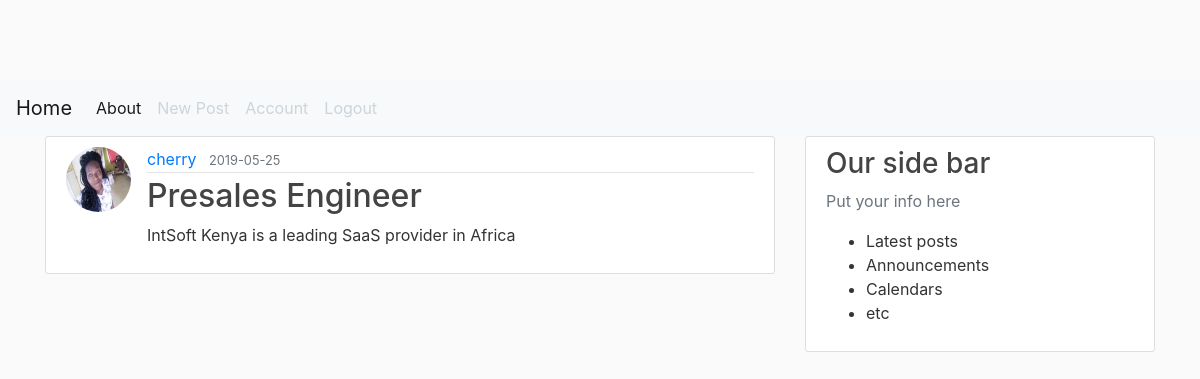
The app's page /post/1 (signed in) with its own data.
### flaskblog/models.py (models this page shows, shortened)
class User(db.Model, UserMixin):
    id=db.Column(db.Integer, primary_key=True)
    username = db.Column(db.String(50), unique=True, nullable=False)
    email = db.Column(db.String(120), unique=True, nullable=False)
    image_file = db.Column(db.String(20), nullable=False, default='default.jpg')
    password = db.Column(db.String(60), nullable=False)
    posts= db.relationship('Post', backref='author', lazy=True)

class Post(db.Model):
    id=db.Column(db.Integer, primary_key=True)
    title = db.Column(db.String(100), nullable=False)
    date_posted = db.Column(db.DateTime, nullable=False, default=datetime.utcnow)
    content= db.Column(db.Text, nullable=False)
    user_id=db.Column(db.Integer, db.ForeignKey('user.id'), nullable=False)

### flaskblog/routes.py (the view)
@app.route("/post/<int:post_id>")
@login_required
def post(post_id):
    post= Post.query.get_or_404(post_id)
    return render_template('post.html', title=post.title, post=post)

### flaskblog/models.py (called while the page is built)
@login_manager.user_loader
def load_user(user_id):
    return User.query.get(int(user_id))

### flaskblog/templates/post.html (shortened to what this page needs)
{% extends "layout.html" %}
{% block content %}
<article class="media content-section">
    <img class="rounded-circle article-img" src="{{ url_for('static', filename='profpics/' + post.author.image_file ) }}" >
    <div class="well media-body">
        <div class="article-metadata">
            <a class="mr-2" href="{{ url_for('user_posts', username=post.author.username) }}">{{ post.author.username }}</a>
            <small class="text-muted">{{ post.date_posted.strftime('%Y-%m-%d') }}</small>
        </div>
        <h2 class="article-title" >{{ post.title }}</h2>
        <p class="article-content">{{ post.content }}</p>
    </div>
</article>
{% endblock content %}

### flaskblog/static/main.css (style rules this page uses)
body { background: #fafafa; color: #333333; margin-top: 5rem; }
h1, h2, h3, h4, h5, h6 { color: #444444; }
.content-section { background: #ffffff; padding: 10px 20px; border: 1px solid #dddddd; border-radius: 3px; margin-bottom: 20px; }
.article-title { color: #444444; }
.article-content { white-space: pre-line; }
.article-img { height: 65px; width: 65px; margin-right: 16px; }
.article-metadata { padding-bottom: 1px; margin-bottom: 4px; border-bottom: 1px solid #e3e3e3 }

### records on screen
User: image_file (picture), author.username "cherry"
Post: date_posted "2019-05-25", title "Presales Engineer", content "IntSoft Kenya is a leading SaaS provider in Africa"
